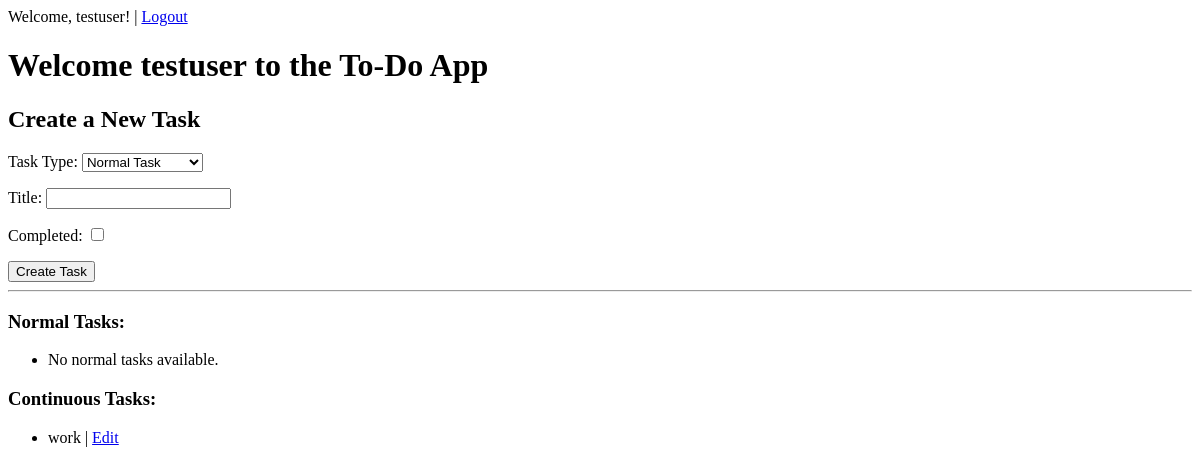
The page / (signed in) on the database as committed earlier.
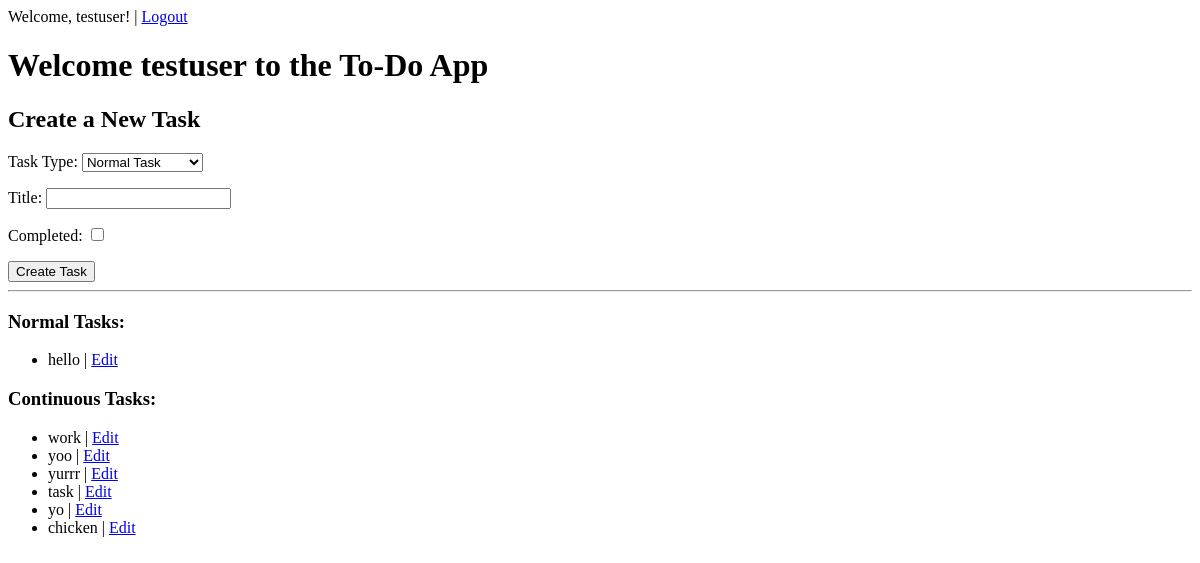
The same page on the database as committed later.
### tasks/models.py (models this page shows, shortened)
class ContinuousTask(models.Model):
    title = models.CharField(max_length=200)
    user = models.ForeignKey(User, on_delete=models.CASCADE)
    work_time = models.PositiveIntegerField(default=0)  # in hours
    completed = models.BooleanField(default=False)
    created_at = models.DateTimeField(auto_now_add=True)
    on_going = models.BooleanField(default=False)

class NormalTask(models.Model):
    title = models.CharField(max_length=200)
    user = models.ForeignKey(User, on_delete=models.CASCADE)
    completed = models.BooleanField(default=False)
    created_at = models.DateTimeField(auto_now_add=True)

### tasks/views.py (the view)
# urls.py: path('', dashboard, name='dashboard'),
@login_required
def dashboard(request):
    normal_tasks = NormalTask.objects.filter(user=request.user)
    continuous_tasks = ContinuousTask.objects.filter(user=request.user)
    normal_task_form = NormalTaskForm()
    continuous_task_form = ContinuousTaskForm()
    if request.method == 'POST':
        create_task(request)
        return redirect('dashboard')
    context = {
        'normal_tasks': normal_tasks,
        'continuous_tasks': continuous_tasks,
        'normal_task_form': normal_task_form,
        'continuous_task_form': continuous_task_form,
    }
    return render(request, 'tasks/dashboard.html', context)

### tasks/forms.py
class NormalTaskForm(forms.ModelForm):
    class Meta:
        model = NormalTask
        fields = ['title', 'completed']

class ContinuousTaskForm(forms.ModelForm):
    class Meta:
        model = ContinuousTask
        fields = ['title', 'work_time', 'completed']

### tasks/templates/tasks/dashboard.html (shortened to what this page needs)
{% extends "tasks/base.html" %}
{% block content %}
{% if request.user.is_authenticated %}
<h1>Welcome {{ request.user.username }} to the To-Do App</h1>
{% endif %}
<h2>Create a New Task</h2>
<form method="post">
    <label for="task_type">
        Task Type:
        <select id="task_type" name="task_type">
            <option value="normal">Normal Task</option>
        </select>
    </label>
    <div id="normal_form_div">
        {{ normal_task_form.as_p }}
    </div>
    <button type="submit">Create Task</button>
</form>
<hr>
<h3>Normal Tasks:</h3>
<ul>
    {% for task in normal_tasks %}
        <li>{{ task.title }} | <a href="{% url 'edit_task' task.id 'normal' %}">Edit</a></li>
    {% empty %}
        <li>No normal tasks available.</li>
    {% endfor %}
</ul>
<h3>Continuous Tasks:</h3>
<ul>
    {% for task in continuous_tasks %}
        <li>{{ task.title }} | <a href="{% url 'edit_task' task.id 'continuous' %}">Edit</a></li>
    {% empty %}
        <li>No continuous tasks available.</li>
    {% endfor %}
</ul>
{% endblock %}

Rows that differ between the two databases and show on the page:
added NormalTask: title "hello"
added ContinuousTask: title "yoo"
added ContinuousTask: title "yurrr"
added ContinuousTask: title "task"
added ContinuousTask: title "yo"
added ContinuousTask: title "chicken"
Other text that changed with them:
text no longer shown: "No normal tasks available."
